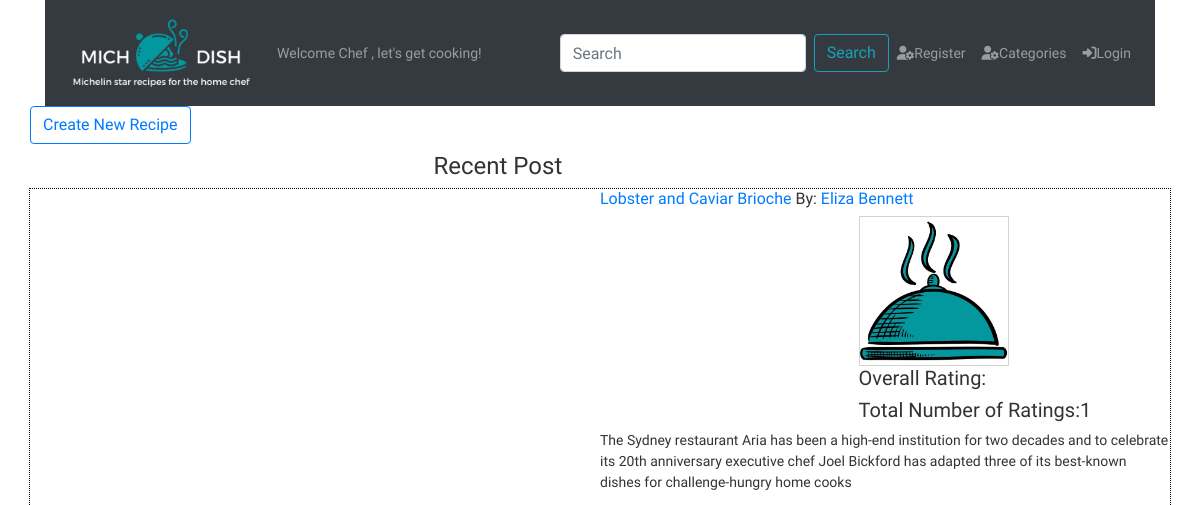
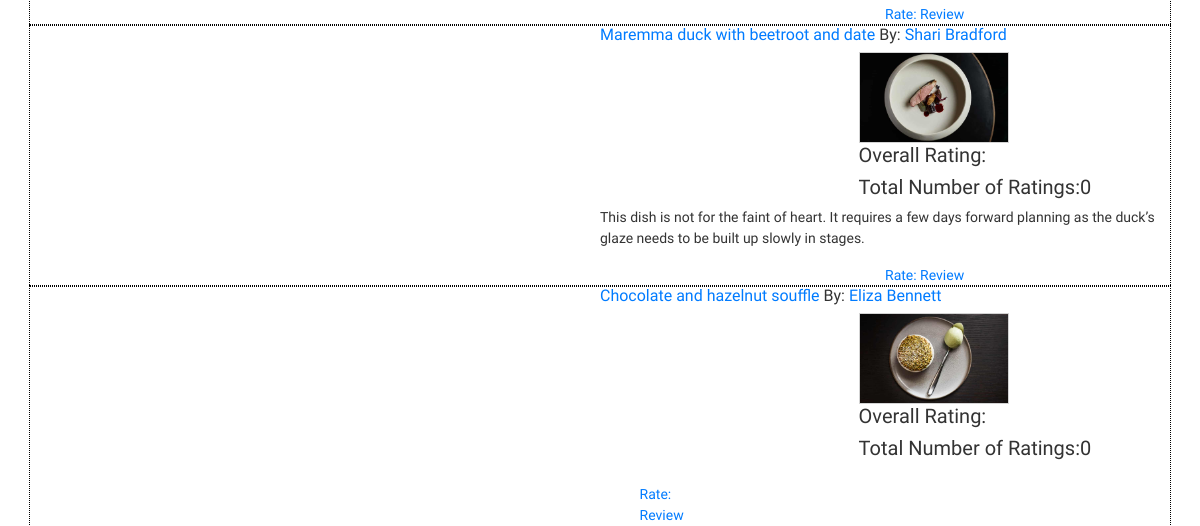
The app's page /, older data (2 pictures, top to bottom).
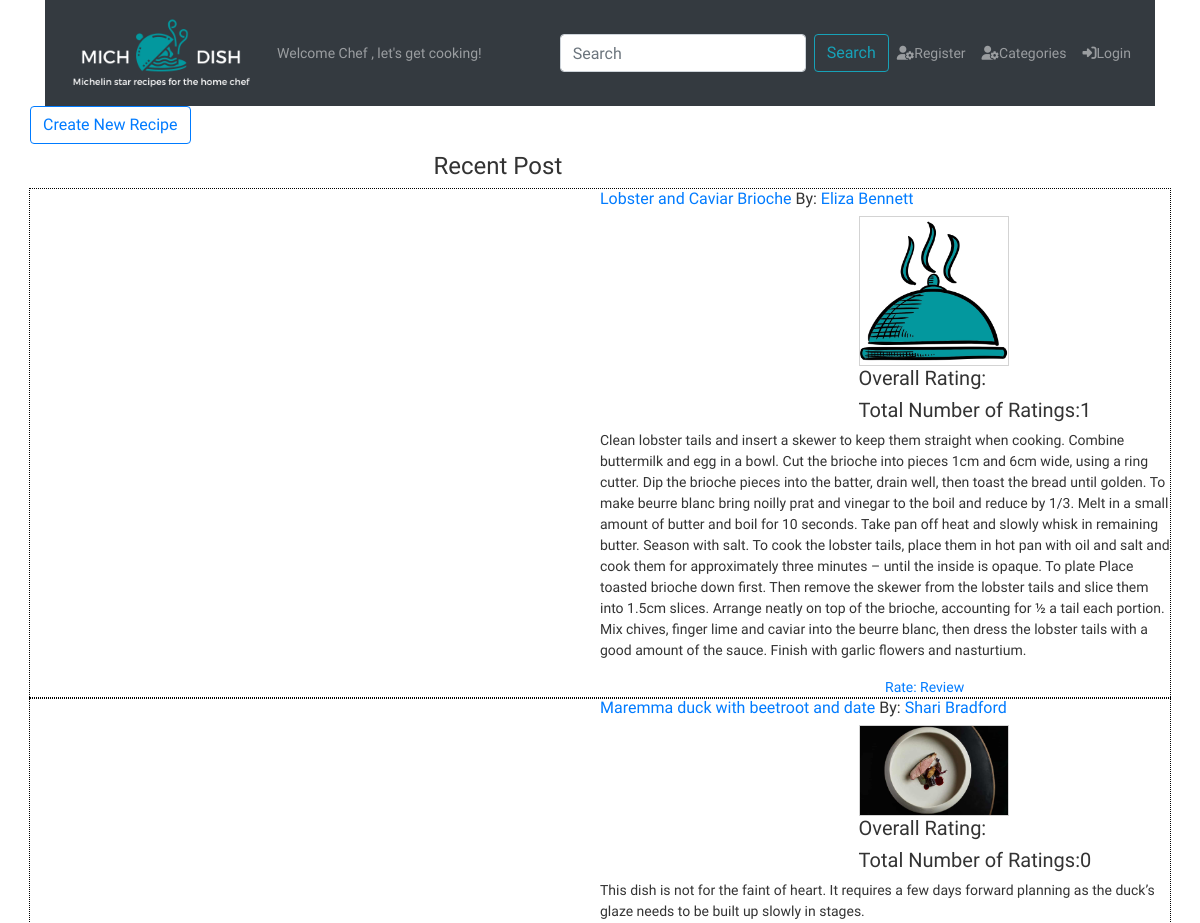
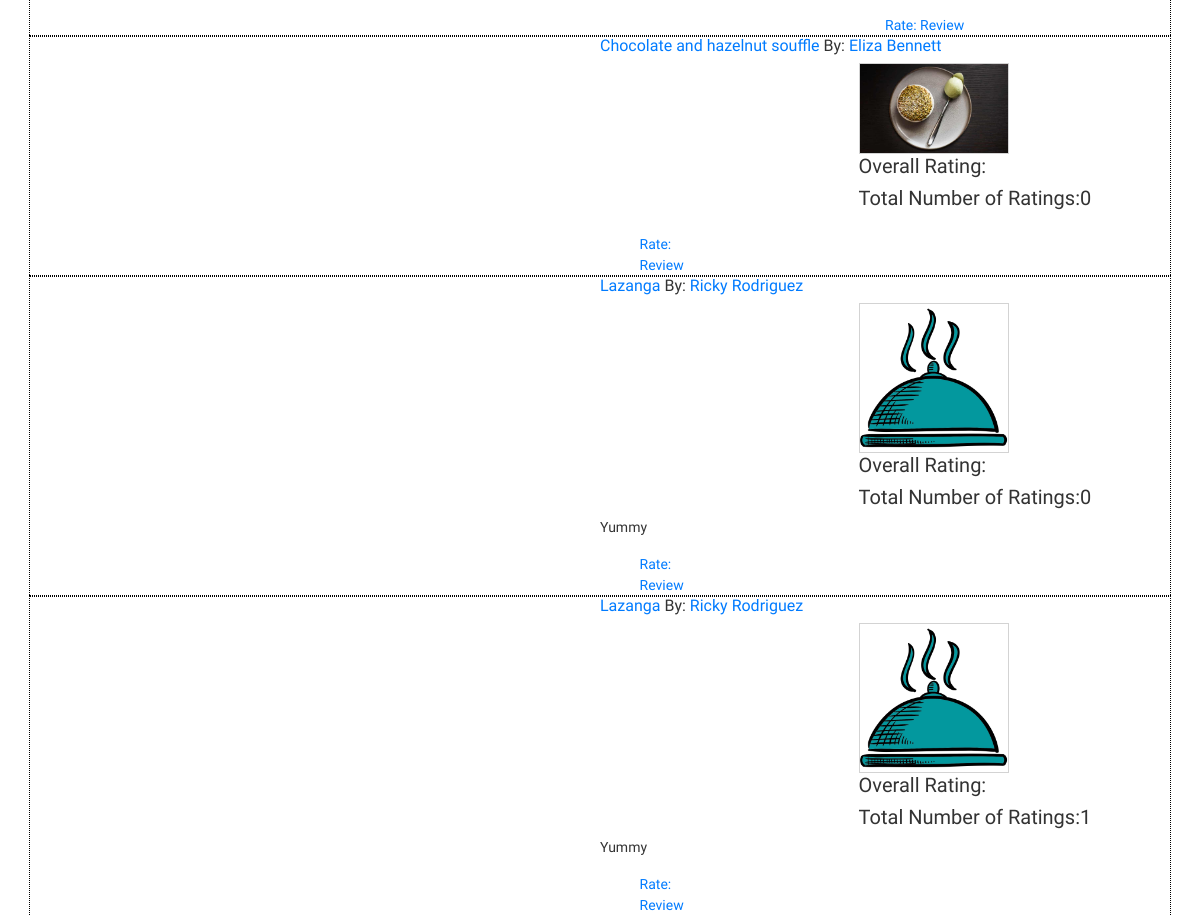
The same page, newer data (2 pictures, top to bottom).
### dish/models.py (models this page shows, shortened)
class Dish(models.Model):
    title = models.CharField(max_length=255)
    recipe = models.TextField(help_text="Instructions for how to make the dish.")
    description = models.TextField(blank=True, help_text="Describe the dish, its history and why you were inspired to make it.")
    ingredients = models.TextField(help_text="Add each ingredient on a new line.")
    prep_time = models.IntegerField(help_text="Prep time in minutes.")
    cook_time = models.IntegerField(help_text="Cook time in minutes.")
    servings = models.IntegerField()
    profile_pic = models.ImageField(
        upload_to=dish_directory_path,
        default= 'dishes/blank-dish.jpg',
        blank=True,
        null=True,
        )
    categories = models.ManyToManyField(Category, related_name='dishes', help_text="Select all categories that apply.")
    poster = models.ForeignKey(User, related_name='user_dishes', on_delete=models.CASCADE)
    user_likes = models.ManyToManyField(User, related_name='liked_dishes')
    created_at = models.DateField(auto_now_add=True)
    updated_at = models.DateField(auto_now=True)

### dish/views.py (the view)
# urls.py: path('', views.index, name="index"),
def index(request):
    dishes = Dish.objects.all() #.order_by('date')
    context = {
        'foo': 'bar',
        'user': request.user,
        'dishes': dishes,
    }
    return render(request, 'dish/dashboard.html', context)

### dish/templates/dish/dashboard.html (shortened to what this page needs)
{% extends 'dish/base.html' %}
{% load static %}
{% block css %}
<link rel="stylesheet" href="{% static 'dish/css/dashboard.css' %}">
{% endblock css %}
{% block profile %}
{% if user.is_authenticated %}
<a href="{% url 'accounts:user_profile' profiled_user_id=user.id %}" class="nav-link"><i class="fas fa-user-cog"></i>Profile</a>
{% else %}
<a href="{% url 'accounts:signup' %}" class="nav-link"><i class="fas fa-user-cog"></i>Register</a>
{% endif %}
{% endblock profile %}
{% block login %}
{% if user.is_authenticated %}
  <a href="{% url 'logout' %}" class="nav-link"><i class="fas fa-sign-out-alt"></i>Logout</a>
  {% else %}
  <a href="{% url 'login' %}" class="nav-link"><i class="fas fa-sign-in-alt"></i>Login</a>
  {% endif %}
{% endblock login %}
{% block content %}
                <div class="row" id="newPost">
                  <div class="title">
                    <h4><a href="/dish/new" class="btn btn-outline-primary">Create New Recipe</a></h4>
                  </div>
                </div>
                <div id="allPost">
                  <div id="title">
                    <h4>Recent Post</h4>
                  </div>
                  {% for dish in dishes %}
                  <div class="row post">
                    <div>
                      <h6><a href="/dish/{{ dish.id }}">{{ dish.title }}</a> By: <a href="{% url 'accounts:user_profile' profiled_user_id=dish.poster.id %}">{{ dish.poster.first_name }} {{ dish.poster.last_name }}</a></h6>
                    </div>
                    <div id="picture">
                      <div>
                        <img src="{{ dish.profile_pic.url }}" alt="Dish Picture Here">
                      </div>
                      <div>
                        <h5>Overall Rating: {{ dish.ratings.avg }} </h5>
                      </div>
                      <div>
                        <h5>Total Number of Ratings:{{ dish.ratings.count }}</h5>
                      </div>
                    </div>
                    <div id="description">
                      <p>{{ dish.description }}</p>
                      <div id="rate">
                        <a href="">Rate: </a>
                        <a href="">Review</a>
                      </div>
                    </div>
                  </div>
                  {% endfor %}
                </div>
{% endblock%}

### dish/templates/dish/base.html (shortened to what this page needs)
<!DOCTYPE html>
<html lang="en">
<head>
    {% load static %}
    <link rel="stylesheet" href="https://stackpath.bootstrapcdn.com/bootstrap/4.5.0/css/bootstrap.min.css">
    <link rel="stylesheet" href="{% static 'dish/css/style.css' %}">
    {% block css %} {% endblock css %}
</head>
<body>
    <div class="container main">
        <nav class="navbar navbar-expand-md navbar-dark bg-dark ">
            <a class="navbar-brand" href="{% url 'dish:index' %}" title="Michelin star recipes for the home chef">
                <img src="{% static 'dish/logo_tagline.png' %}" width="200px" alt="Mich Dish Logo">
            </a>
            <span class="navbar-text">
                Welcome Chef{% block greeting %} {{ user.first_name }}{% endblock greeting %}, let's get cooking!
            </span>
            <div class="collapse navbar-collapse d-flex justify-content-end" id="navbarNav">
                <form method="GET" action="." class="search-form form-inline my-2 my-lg-0">
                    <input class="form-control mr-sm-2" type="search" name="q" placeholder="Search" aria-label="Search">
                    <button class="btn btn-outline-info my-2 my-sm-0" type="submit">Search</button>
                </form>
                <ul class="navbar-nav">
                    <li class="nav-item">
                        {% block profile %}{% endblock profile %}
                    </li>
                    <li class="nav-item">
                        {% block categories %}
                        <a href="/category" class="nav-link"><i class="fas fa-user-cog"></i>Categories</a>
                        {% endblock categories %}
                    </li>
                    <li class="nav-item">
                        {% block login %}{% endblock login %}
                    </li>
                </ul>
            </div>
        </nav>
        {% block content %}
        {% endblock %}
    </div>
</body>
</html>

### dish/static/dish/css/style.css (style rules this page uses)
* { box-sizing: border-box; }
body { margin: 0; padding: 0; font-size: 14px; font-family: "Roboto","Lucida Grande","DejaVu Sans","Bitstream Vera Sans",Verdana,Arial,sans-serif; color: #333; background: #fff; }
#allPost div img { width: 150px; border: 1px solid lightgray; }

### dish/static/dish/css/dashboard.css (style rules this page uses)
#title { display: inline-block; margin-left: 35%; }
.post div { display: inline-block; margin-left: 50%; }
.post { outline: 1pt black dotted; }

Row changes from the older to the newer data that the page shows:
changed Dish "Lobster and Caviar Brioche": description "The Sydney restaurant Aria has been a high-end institution for two decades and to celebrate its 20th anniversary executive chef Joel Bickford has adapted three of its best-known dishes for challenge-hungry home cooks" → "Clean lobster tails and insert a skewer to keep them straight when cooking. Combine buttermilk and egg in a bowl. Cut the brioche into pieces 1cm and 6cm wide, using a ring cutter. Dip the brioche pieces into the batter, drain well, then toast the bread until golden. To make beurre blanc bring noilly prat and vinegar to the boil and reduce by 1/3. Melt in a small amount of butter and boil for 10 seconds. Take pan off heat and slowly whisk in remaining butter. Season with salt. To cook the lobster tails, place them in hot pan with oil and salt and cook them for approximately three minutes – until the inside is opaque. To plate Place toasted brioche down first. Then remove the skewer from the…"
added Dish: title "Lazanga", poster.first_name "Ricky", poster.last_name "Rodriguez", profile_pic (placeholder picture), ratings.count "0", description "Yummy"
added Dish: title "Lazanga", poster.first_name "Ricky", poster.last_name "Rodriguez", profile_pic (placeholder picture), ratings.count "1", description "Yummy"
